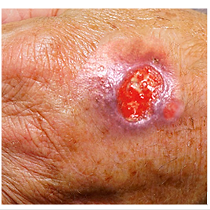
#> input picture RGB-CIE/RGBTOCIE/skin-ulcer.png, 210 x 210 px
$ jupyter execute --allow-errors 'RGB to CIE.ipynb'
#> lines starting #> are read from the running program, lines starting #| are printed output that depends on the picture
[cell 1]
import cv2
import matplotlib.pyplot as plt

def extract_luminosity(image_path):
    # Read the image
#> called with image_path = '06172023_transonic-illo_200022.jpg.webp'
    original_image = cv2.imread(image_path)

    # Convert BGR to RGB
    rgb_image = cv2.cvtColor(original_image, cv2.COLOR_BGR2RGB)

    # Convert RGB to Lab
    lab_image = cv2.cvtColor(rgb_image, cv2.COLOR_RGB2LAB)

    # Extract the L* channel
    l_channel = lab_image[:, :, 0]

    return l_channel

# Example usage
image_path = '06172023_transonic-illo_200022.jpg.webp'
#> (the rest of this cell did not finish here and is left out)

[cell 2]
import cv2
import matplotlib.pyplot as plt
import numpy as np

def extract_luminosity(image_path):
    # Read the image
#> called with image_path = 'skin-ulcer.png'
    original_image = cv2.imread(image_path)
#> original_image is the input picture: shape (210, 210, 3); mean B, G, R 109.4, 136.4, 203.7

    # Convert BGR to RGB
    rgb_image = cv2.cvtColor(original_image, cv2.COLOR_BGR2RGB)

    # Convert RGB to Lab
    lab_image = cv2.cvtColor(rgb_image, cv2.COLOR_RGB2LAB)
#> lab_image: shape (210, 210, 3); mean of channels 0, 1, 2 161.2, 151.5, 154.2

    # Extract the L* channel
    l_channel = lab_image[:, :, 0]
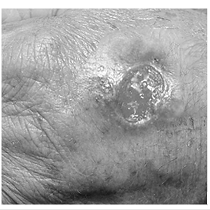
#> l_channel: shape (210, 210); min 18, max 255, mean 161.2

    return l_channel

def dimple_image(l_channel, dimple_factor=0.8):
    # Apply the dimple effect by reducing the L* values
#> called with dimple_factor = 0.8
    dimpled_l_channel = l_channel * dimple_factor
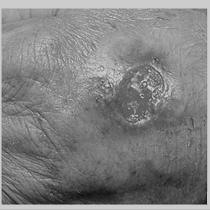
#> dimpled_l_channel: shape (210, 210) float64; min 14.4, max 204, mean 128.9

    # Ensure the values stay within the valid range (0 to 100)
    dimpled_l_channel = np.clip(dimpled_l_channel, 0, 100)
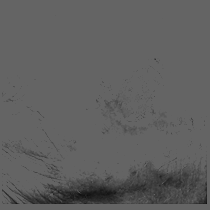
#> dimpled_l_channel: shape (210, 210) float64; min 14.4, max 100, mean 95.4

    return dimpled_l_channel

# Example usage
image_path = 'skin-ulcer.png'
luminosity_feature = extract_luminosity(image_path)

# Dimple the L* channel
dimpled_l_channel = dimple_image(luminosity_feature)

# Display the dimpled L* channel
plt.figure(figsize=(10, 5))
plt.subplot(1, 2, 1)
plt.imshow(luminosity_feature, cmap='gray', vmin=0, vmax=100)
plt.title('Original L* Channel')
plt.colorbar(label='Luminosity (L*)')

plt.subplot(1, 2, 2)
plt.imshow(dimpled_l_channel, cmap='gray', vmin=0, vmax=100)
plt.title('Dimpled L* Channel')
plt.colorbar(label='Luminosity (L*)')

plt.show()
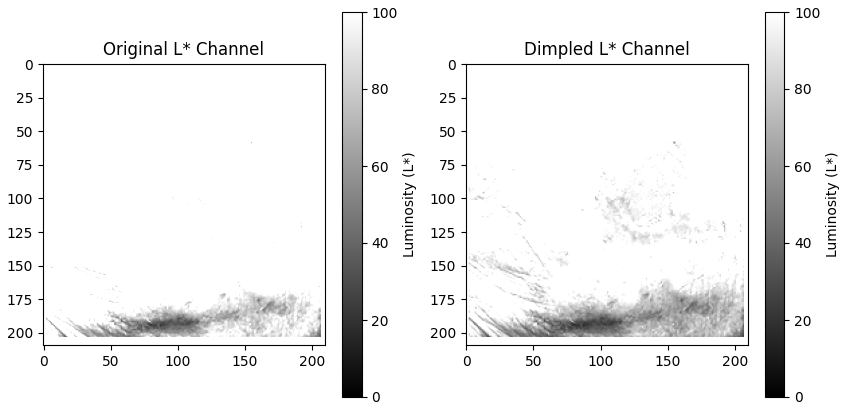
#> figure drawn by matplotlib, 4 panels

# Display the histogram of the dimpled L* channel
plt.figure(figsize=(8, 5))
plt.hist(luminosity_feature.flatten(), bins=256, range=[0, 100], color='gray', alpha=0.7)
plt.title('Histogram of Dimpled L* Channel')
plt.xlabel('Luminosity (L*)')
plt.ylabel('Frequency')
plt.show()
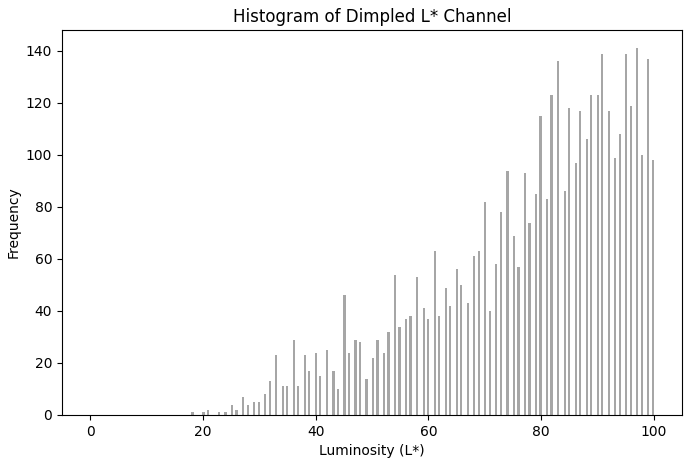
#> figure drawn by matplotlib, 1 panel; tallest bar 141 high, from x = 96.88 to 97.27
